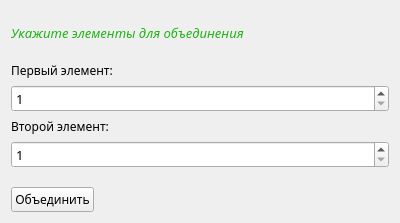
<?xml version="1.0" encoding="UTF-8"?>
<ui version="4.0">
 <class>Form</class>
 <widget class="QWidget" name="Form">
  <property name="geometry">
   <rect>
    <x>0</x>
    <y>0</y>
    <width>400</width>
    <height>223</height>
   </rect>
  </property>
  <property name="minimumSize">
   <size>
    <width>400</width>
    <height>223</height>
   </size>
  </property>
  <property name="maximumSize">
   <size>
    <width>400</width>
    <height>223</height>
   </size>
  </property>
  <property name="windowTitle">
   <string>Form</string>
  </property>
  <layout class="QVBoxLayout" name="verticalLayout_2">
   <item>
    <layout class="QVBoxLayout" name="verticalLayout">
     <item>
      <spacer name="verticalSpacer_3">
       <property name="orientation">
        <enum>Qt::Vertical</enum>
       </property>
       <property name="sizeHint" stdset="0">
        <size>
         <width>20</width>
         <height>40</height>
        </size>
       </property>
      </spacer>
     </item>
     <item>
      <widget class="QLabel" name="label">
       <property name="maximumSize">
        <size>
         <width>500</width>
         <height>500</height>
        </size>
       </property>
       <property name="palette">
        <palette>
         <active>
          <colorrole role="WindowText">
           <brush brushstyle="SolidPattern">
            <color alpha="255">
             <red>32</red>
             <green>179</green>
             <blue>24</blue>
            </color>
           </brush>
          </colorrole>
         </active>
         <inactive>
          <colorrole role="WindowText">
           <brush brushstyle="SolidPattern">
            <color alpha="255">
             <red>32</red>
             <green>179</green>
             <blue>24</blue>
            </color>
           </brush>
          </colorrole>
         </inactive>
         <disabled>
          <colorrole role="WindowText">
           <brush brushstyle="SolidPattern">
            <color alpha="255">
             <red>120</red>
             <green>120</green>
             <blue>120</blue>
            </color>
           </brush>
          </colorrole>
         </disabled>
        </palette>
       </property>
       <property name="font">
        <font>
         <family>Nokia Sans S60</family>
         <pointsize>10</pointsize>
         <weight>50</weight>
         <italic>true</italic>
         <bold>false</bold>
        </font>
       </property>
       <property name="text">
        <string>Укажите элементы для объединения</string>
       </property>
      </widget>
     </item>
     <item>
      <spacer name="verticalSpacer">
       <property name="orientation">
        <enum>Qt::Vertical</enum>
       </property>
       <property name="sizeHint" stdset="0">
        <size>
         <width>20</width>
         <height>40</height>
        </size>
       </property>
      </spacer>
     </item>
     <item>
      <widget class="QLabel" name="label_2">
       <property name="font">
        <font>
         <family>Nokia Sans S60</family>
         <pointsize>9</pointsize>
        </font>
       </property>
       <property name="text">
        <string>Первый элемент:</string>
       </property>
      </widget>
     </item>
     <item>
      <widget class="QSpinBox" name="linePush_1st">
       <property name="font">
        <font>
         <family>Nokia Sans S60</family>
         <pointsize>10</pointsize>
        </font>
       </property>
       <property name="minimum">
        <number>1</number>
       </property>
       <property name="maximum">
        <number>9999999</number>
       </property>
      </widget>
     </item>
     <item>
      <widget class="QLabel" name="label_3">
       <property name="font">
        <font>
         <family>Nokia Sans S60</family>
         <pointsize>9</pointsize>
        </font>
       </property>
       <property name="text">
        <string>Второй элемент:</string>
       </property>
      </widget>
     </item>
     <item>
      <widget class="QSpinBox" name="linePush_2nd">
       <property name="font">
        <font>
         <family>Nokia Sans S60</family>
         <pointsize>10</pointsize>
        </font>
       </property>
       <property name="minimum">
        <number>1</number>
       </property>
       <property name="maximum">
        <number>9999999</number>
       </property>
      </widget>
     </item>
     <item>
      <spacer name="verticalSpacer_2">
       <property name="orientation">
        <enum>Qt::Vertical</enum>
       </property>
       <property name="sizeHint" stdset="0">
        <size>
         <width>20</width>
         <height>40</height>
        </size>
       </property>
      </spacer>
     </item>
     <item>
      <layout class="QHBoxLayout" name="horizontalLayout">
       <property name="spacing">
        <number>2</number>
       </property>
       <item>
        <widget class="QPushButton" name="unionButton">
         <property name="font">
          <font>
           <family>Nokia Sans S60</family>
           <pointsize>9</pointsize>
          </font>
         </property>
         <property name="text">
          <string>Объединить</string>
         </property>
        </widget>
       </item>
       <item>
        <spacer name="horizontalSpacer">
         <property name="orientation">
          <enum>Qt::Horizontal</enum>
         </property>
         <property name="sizeHint" stdset="0">
          <size>
           <width>20</width>
           <height>20</height>
          </size>
         </property>
        </spacer>
       </item>
      </layout>
     </item>
    </layout>
   </item>
  </layout>
 </widget>
 <resources/>
 <connections/>
</ui>
